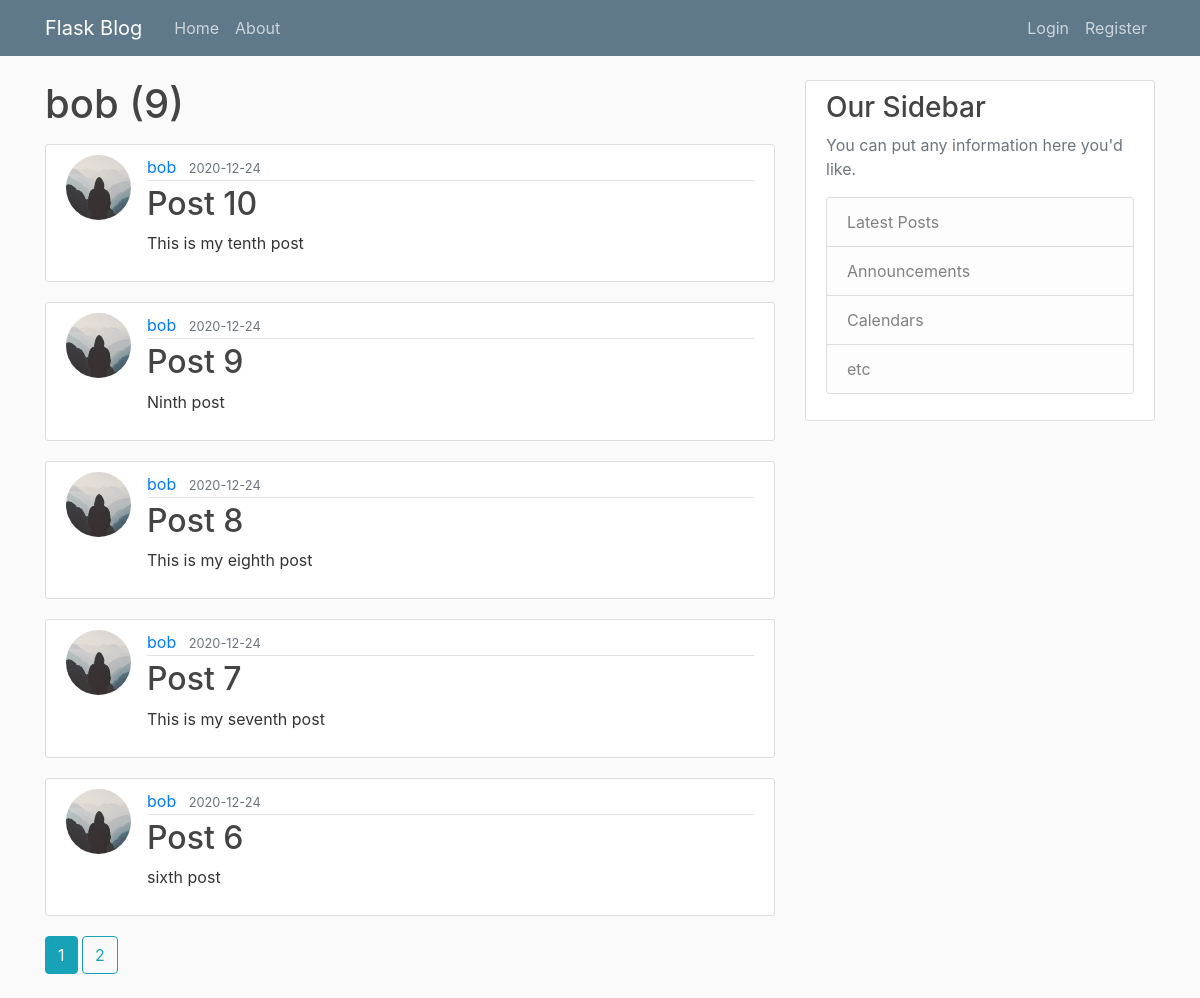
Page /user/bob on the committed database.
### flaskblog/models.py (models this page shows, shortened)
class User(db.Model, UserMixin):
    id = db.Column(db.Integer, primary_key=True)
    username = db.Column(db.String(20), unique=True, nullable=False)
    email = db.Column(db.String(120), unique=True, nullable=False)
    image_file = db.Column(db.String(20), nullable=False, default='default.jpg')
    password = db.Column(db.String(60), nullable=False)
    posts = db.relationship('Post', backref='author', lazy=True)

class Post(db.Model):
    id = db.Column(db.Integer, primary_key=True)
    title = db.Column(db.String(100), nullable=False)
    date_posted = db.Column(db.DateTime, nullable=False, default=datetime.utcnow)
    content = db.Column(db.Text, nullable=False)
    user_id = db.Column(db.Integer, db.ForeignKey('user.id'), nullable=False)

### flaskblog/users/routes.py (the view)
@users.route('/user/<string:username>')
def user_posts(username):
    page = request.args.get('page', 1, type=int)
    user = User.query.filter_by(username=username).first_or_404()
    posts = Post.query.filter_by(author=user). \
        order_by(Post.date_posted.desc()) \
        .paginate(per_page=5)
    return render_template('user_posts.html', posts=posts, page=page, user=user)

### flaskblog/templates/user_posts.html
{% extends "layout.html" %}
{% block content %}
    <h1 class="mb-3">{{ user.username }} ({{ posts.total }})</h1>
    {% for post in posts.items %}
        <article class="media content-section">
            <img class="rounded-circle article-img" src="{{ url_for('static', filename='profile_pics/' + post.author.image_file) }}">
            <div class="media-body">
            <div class="article-metadata">
              <a class="mr-2" href="{{ url_for('users.user_posts', username=post.author.username) }}">{{ post.author.username }}</a>
              <small class="text-muted">{{ post.date_posted.strftime('%Y-%m-%d') }}</small>
            </div>
            <h2><a class="article-title" href="{{ url_for('posts.post', post_id=post.id) }}">{{ post.title }}</a></h2>
            <p class="article-content">{{ post.content }}</p>
          </div>
        </article>
    {% endfor %}
    {% for page_num in posts.iter_pages(left_edge=1, right_edge=1, left_current=1, right_current=2) %}
        {% if page_num %}
            {% if posts.page == page_num %}
            <a class="btn btn-info mb-4" href="{{ url_for('users.user_posts', page=page_num, username=user.username) }}">{{ page_num }}</a>
            {% else %}
            <a class="btn btn-outline-info mb-4" href="{{ url_for('users.user_posts', page=page_num, username=user.username) }}">{{ page_num }}</a>
            {% endif %}
        {% else %}
        ...
        {% endif %}
    {% endfor %}
{% endblock content %}

### flaskblog/static/main.css (style rules this page uses)
body { background: #fafafa; color: #333333; margin-top: 5rem; }
h1, h2, h3, h4, h5, h6 { color: #444444; }
.content-section { background: #ffffff; padding: 10px 20px; border: 1px solid #dddddd; border-radius: 3px; margin-bottom: 20px; }
.article-title { color: #444444; }
.article-content { white-space: pre-line; }
.article-img { height: 65px; width: 65px; margin-right: 16px; }
.article-metadata { padding-bottom: 1px; margin-bottom: 4px; border-bottom: 1px solid #e3e3e3 }

### rows in the picture
User: username "bob"
Post: image_file (placeholder picture), author.username "bob", date_posted "2020-12-24", title "Post 10", content "This is my tenth post"
Post: image_file (placeholder picture), author.username "bob", date_posted "2020-12-24", title "Post 9", content "Ninth post"
Post: image_file (placeholder picture), author.username "bob", date_posted "2020-12-24", title "Post 8", content "This is my eighth post"
Post: image_file (placeholder picture), author.username "bob", date_posted "2020-12-24", title "Post 7", content "This is my seventh post"
Post: image_file (placeholder picture), author.username "bob", date_posted "2020-12-24", title "Post 6", content "sixth post"

### other values in the picture
{{ posts.total }} "9"
{{ page_num }} "1"
{{ page_num }} "2"
